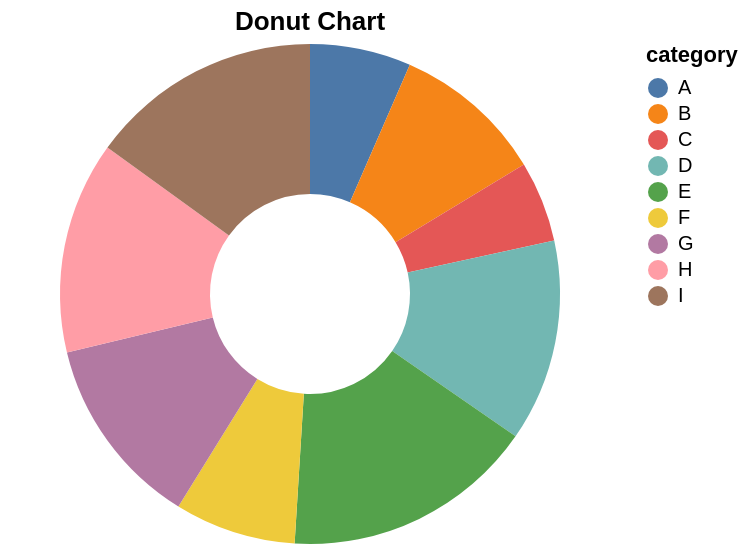

This figure's Vega-Lite source:
### Vega-Lite specification from a JSON file in a GitHub repository (floating-point values rounded to 4 significant figures)
{"$schema": "https://vega.github.io/schema/vega-lite/v5.20.1.json", "config": {"view": {"continuousHeight": 300, "continuousWidth": 300}}, "data": {"name": "data-7236977939362759d3deb27d6bb3940b"}, "datasets": {"data-7236977939362759d3deb27d6bb3940b": [{"category": "A", "month": "Jan", "sales": 3, "value": 10}, {"category": "B", "month": "Feb", "sales": 7, "value": 15}, {"category": "C", "month": "Mar", "sales": 5, "value": 8}, {"category": "D", "month": "Apr", "sales": 10, "value": 20}, {"category": "E", "month": "May", "sales": 8, "value": 25}, {"category": "F", "month": "Jun", "sales": 7, "value": 12}, {"category": "G", "month": "Jul", "sales": 11, "value": 19}, {"category": "H", "month": "Aug", "sales": 9, "value": 21}, {"category": "I", "month": "Sep", "sales": 10, "value": 23}]}, "encoding": {"color": {"field": "category", "type": "nominal"}, "theta": {"field": "value", "type": "quantitative"}}, "height": 250, "mark": {"innerRadius": 50, "type": "arc"}, "title": "Donut Chart", "width": "container"}
